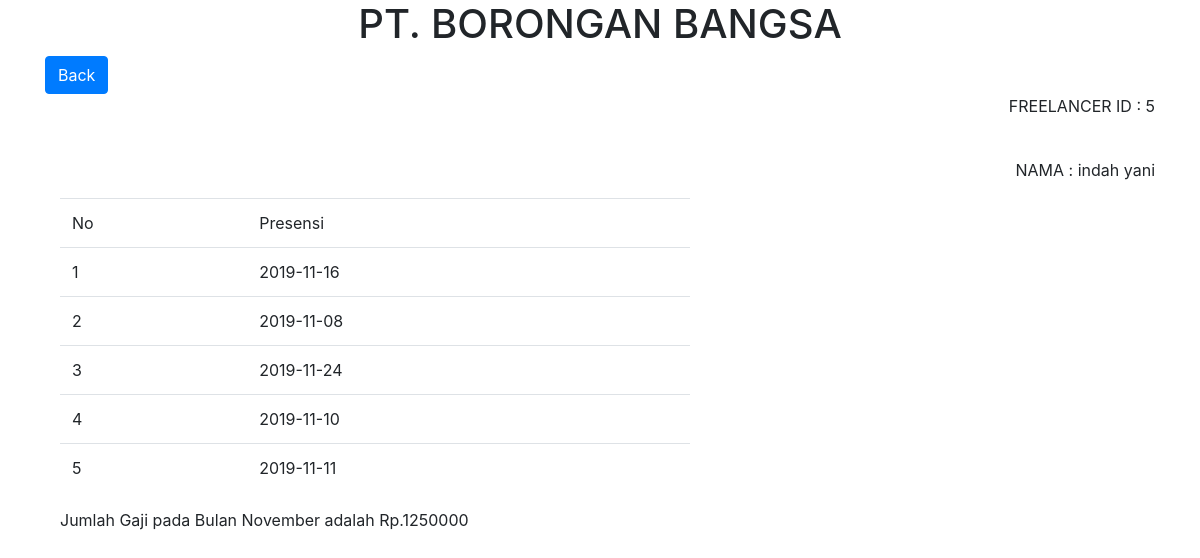
/borbang/detail.php?id=5, run on the app's committed database.
### tables this page shows
CREATE TABLE `presensi` (
  `id` int(4) NOT NULL,
  `presensi` date NOT NULL
);

CREATE TABLE `freelancer` (
  `id` int(4) NOT NULL,
  `nama` varchar(30) NOT NULL,
  `ktp` varchar(20) NOT NULL,
  `foto` varchar(100) NOT NULL
);

### borbang/detail.php (the view, shortened to what this page needs)
<!DOCTYPE html>
<html>
<head>
	<link rel="stylesheet" type="text/css" href="bootstrap/css/bootstrap.min.css">
	<link rel="stylesheet" href="https://stackpath.bootstrapcdn.com/bootstrap/4.3.1/css/bootstrap.min.css">
</head>
<body class="container">
	<h1 style="text-align: center;">PT. BORONGAN BANGSA</h1>
<?php
	$id=$_GET['id'];
	include 'koneksi.php';
	$query=mysqli_query($konek,"SELECT * FROM freelancer, presensi WHERE freelancer.id=presensi.id AND freelancer.id='$id' ");
	$data=mysqli_fetch_array($query);
?>
	<div>
	<a href="<?=$_SESSION['page'];?>"><button class="btn btn-primary">Back</button></a>
	</div>
	<div style="text-align:right;">
	<p>FREELANCER ID : <?=$data['id'];?></p><br>
	<p>NAMA : <?=$data['nama'];?></p>
	</div>
	<div class="container">
	<table class="table col-7"  >
		<thead>
			<td>No</td>
			<td>Presensi</td>
		</thead>
<?php
	$pertnov=0;
	while ( $data=mysqli_fetch_array($query)) { ?>
		<tr>
			<td><?=$pertnov+1;?></td>
			<td><?=$data['presensi'];
			$pertnov=$pertnov+1;
			?></td>
		</tr>
	<?php }
	$gaji=$pertnov*250000;
 ?>
	</table>
	<?php echo "Jumlah Gaji pada Bulan November adalah Rp.$gaji"; ?>
</body>
</html>

### data on the page
presensi: id "5"
freelancer: nama "indah yani", presensi.presensi "2019-11-16", presensi.presensi "2019-11-08", presensi.presensi "2019-11-24", presensi.presensi "2019-11-10", presensi.presensi "2019-11-11"

### other printed values
$gaji "1250000"
